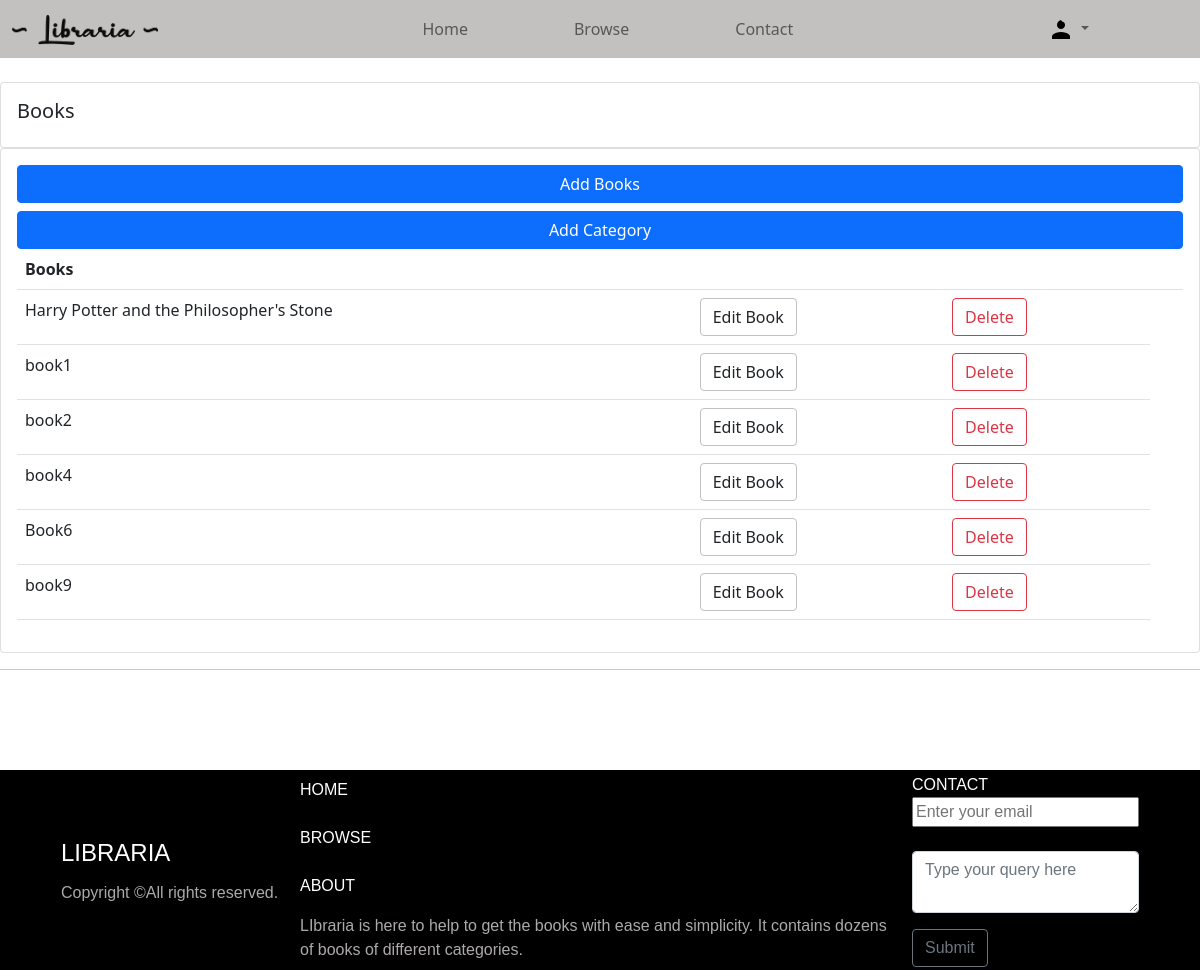
The app's page /books/ (signed in) with its own data.
### accounts/models.py (models this page shows, shortened)
class Book(models.Model):
    name=models.CharField(max_length=200, null= True)
    category=models.ManyToManyField(Category,related_name='category')
    author=models.CharField(max_length=200,null=True)
    quantity=models.IntegerField(null=True,blank=True)
    language=models.ForeignKey(Language,on_delete=models.CASCADE,null=True,blank=True)
    dimennsions=models.CharField(max_length=100,null=True,blank=True)
    description=models.TextField(max_length=5000,null=True,blank=True)
    image=models.ImageField(default='defaultbook.png',null=True,blank=True)
    upvote=models.ManyToManyField(User,blank=True,related_name='upvote')
    downvote=models.ManyToManyField(User,blank=True,related_name='downvote')

### accounts/decorators.py (the view)
        def wrap_func(request,*args, **kwargs):
            group=None
            if request.user.groups.exists():
                group=request.user.groups.all()[0].name
            if group in allowed_roles:
                return view_func(request,*args, **kwargs)
            else:
                return HttpResponse("not authorized")

### accounts/forms.py
class AddBook(ModelForm):
    class Meta:
        model=Book
        fields='__all__'
        exclude=['upvote','downvote']

class AddCategory(ModelForm):
    class Meta:
        model= Category
        fields='__all__'

### accounts/models.py (called while the page is built)
    def __str__(self):
        return self.name

    def __str__(self):
        return self.name

### accounts/views.py (called while the page is built)
@login_required(login_url='login')
@allowedUsers(['admin'])
def books(request):
    books=Book.objects.all()
    group_admin=Group.objects.get(name='admin')
    admin_users=User.objects.filter(groups=group_admin)
    form=AddBook()
    categoryform=AddCategory()
    if request.method == 'POST' :
            form= AddBook(request.POST)
            if form.is_valid():
                form.save()
                return redirect('books')
    if request.method == 'POST' :
            categoryform= AddCategory(request.POST)
            if categoryform.is_valid():
                categoryform.save()
                return redirect('books')
    return render(request, 'accounts/books.html',{'books':books, 'form':form, 'categoryform': categoryform,'admin_users':admin_users})

### accounts/templates/accounts/books.html (shortened to what this page needs)
{% extends 'accounts/main.html' %} {% block content %}
<br />
<div class="row">
  <div class="col-md">
    <div class="card card-body">
      <h5>Books</h5>
    </div>
    <div class="card card-body">
      <button
        type="button"
        class="btn btn-primary mb-2"
        data-bs-toggle="modal"
        data-bs-target="#exampleModal1"
      >
        Add Books
      </button>
<button type="button" class="btn btn-primary" data-bs-toggle="modal" data-bs-target="#exampleModal2">
 Add Category
</button>
      <table class="table">
        <tr>
          <th>Books</th>
          <th></th>
          <th></th>
          <th></th>
        </tr>
        {% for i in books %}
        <tr>
          <td>{{i.name}}</td>
          <td><a href="{% url 'updatebook' i.id %}" role="button" class="btn themebtn me-2">Edit Book</a></td>
            <td>
              <a
                class="btn btn-outline-danger me-2"
                href="{% url 'deletebook' i.id %}"
                role="button"
                >Delete</a
              >
            </td>
        </tr>
        {% endfor %}
      </table>
    </div>
  </div>
</div>
{% endblock %}

### static/css/style.css (style rules this page uses)
* { box-sizing: border-box; }
.themebtn { border:1px solid #c3c1bf; }

### accounts/templates/accounts/books.html (style rules this page uses)
.themebtn { border:1px solid #c3c1bf; }

### accounts/templates/accounts/footer.html (style rules this page uses)
html { position: relative; }
body { margin-bottom: 300px; }

### records on screen
Book: name "Harry Potter and the Philosopher's Stone"
Book: name "book1"
Book: name "book2"
Book: name "book4"
Book: name "Book6"
Book: name "book9"
